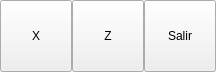
<?xml version="1.0" encoding="UTF-8"?>
<ui version="4.0">
 <class>AdminBase</class>
 <widget class="QWidget" name="AdminBase">
  <property name="geometry">
   <rect>
    <x>0</x>
    <y>0</y>
    <width>216</width>
    <height>72</height>
   </rect>
  </property>
  <property name="windowTitle">
   <string>Form</string>
  </property>
  <layout class="QHBoxLayout">
   <property name="spacing">
    <number>0</number>
   </property>
   <property name="margin">
    <number>0</number>
   </property>
   <item>
    <widget class="QToolButton" name="mui_x">
     <property name="minimumSize">
      <size>
       <width>72</width>
       <height>72</height>
      </size>
     </property>
     <property name="maximumSize">
      <size>
       <width>200</width>
       <height>72</height>
      </size>
     </property>
     <property name="focusPolicy">
      <enum>Qt::NoFocus</enum>
     </property>
     <property name="text">
      <string>X</string>
     </property>
     <property name="icon">
      <iconset resource="../../../bulmages.qrc">
       <normaloff>:/Genericos48x48/images/oxygen/actions/48x48/cash_X.png</normaloff>:/Genericos48x48/images/oxygen/actions/48x48/cash_X.png</iconset>
     </property>
     <property name="iconSize">
      <size>
       <width>32</width>
       <height>32</height>
      </size>
     </property>
     <property name="toolButtonStyle">
      <enum>Qt::ToolButtonTextUnderIcon</enum>
     </property>
    </widget>
   </item>
   <item>
    <widget class="QToolButton" name="mui_z">
     <property name="minimumSize">
      <size>
       <width>72</width>
       <height>72</height>
      </size>
     </property>
     <property name="maximumSize">
      <size>
       <width>200</width>
       <height>72</height>
      </size>
     </property>
     <property name="focusPolicy">
      <enum>Qt::NoFocus</enum>
     </property>
     <property name="text">
      <string>Z</string>
     </property>
     <property name="icon">
      <iconset resource="../../../bulmages.qrc">
       <normaloff>:/Genericos48x48/images/oxygen/actions/48x48/cash_Z.png</normaloff>:/Genericos48x48/images/oxygen/actions/48x48/cash_Z.png</iconset>
     </property>
     <property name="iconSize">
      <size>
       <width>32</width>
       <height>32</height>
      </size>
     </property>
     <property name="toolButtonStyle">
      <enum>Qt::ToolButtonTextUnderIcon</enum>
     </property>
    </widget>
   </item>
   <item>
    <widget class="QToolButton" name="mui_salir">
     <property name="minimumSize">
      <size>
       <width>72</width>
       <height>72</height>
      </size>
     </property>
     <property name="maximumSize">
      <size>
       <width>200</width>
       <height>72</height>
      </size>
     </property>
     <property name="focusPolicy">
      <enum>Qt::NoFocus</enum>
     </property>
     <property name="text">
      <string>Salir</string>
     </property>
     <property name="icon">
      <iconset resource="../../../bulmages.qrc">
       <normaloff>:/Images/edit-delete.png</normaloff>:/Images/edit-delete.png</iconset>
     </property>
     <property name="iconSize">
      <size>
       <width>32</width>
       <height>32</height>
      </size>
     </property>
     <property name="toolButtonStyle">
      <enum>Qt::ToolButtonTextUnderIcon</enum>
     </property>
    </widget>
   </item>
  </layout>
 </widget>
 <resources>
  <include location="../../../bulmages.qrc"/>
 </resources>
 <connections/>
</ui>
